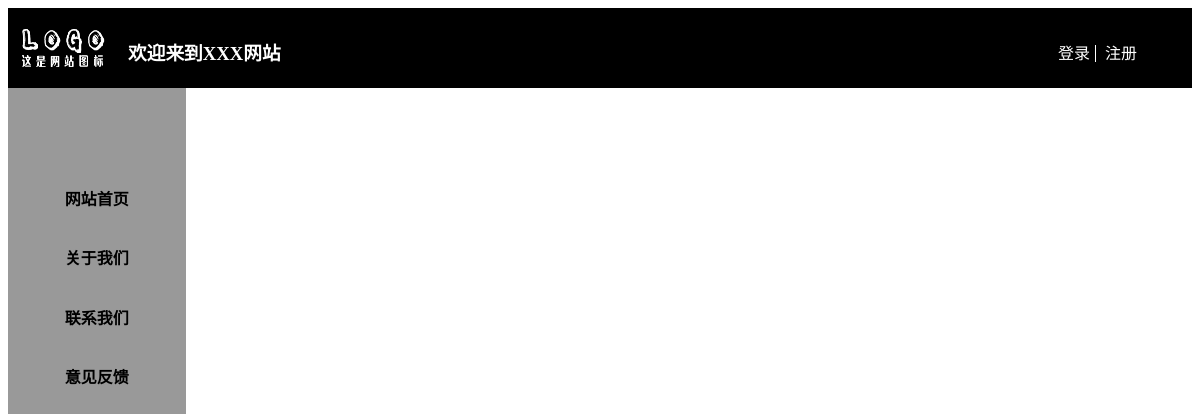
/blog/artcle, run on an earlier commit of the app's database.
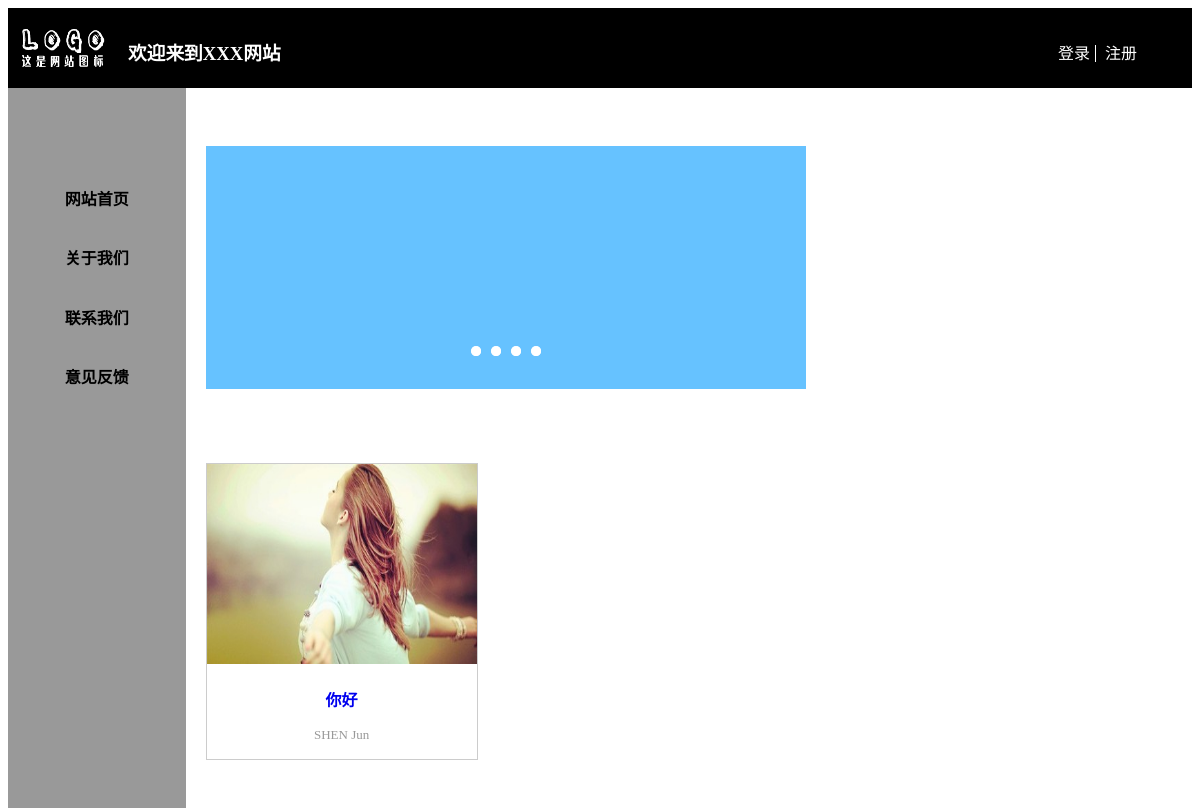
And on a later commit of the database.
### blog/models.py (models this page shows, shortened)
@python_2_unicode_compatible
class Article(models.Model):
    title = models.CharField(max_length=50)
    author = models.ForeignKey(Author)
    content = models.TextField()
    score = models.IntegerField()  # 文章的打分
    tags = models.ManyToManyField('Tag')

@python_2_unicode_compatible
class Author(models.Model):
    name = models.CharField(max_length=50)
    qq = models.CharField(max_length=10)
    addr = models.TextField()
    email = models.EmailField()
    def __str__(self):
        return self.name

### blog/views.py (the view)
class ArticleView(generic.ListView):
    template_name = 'blog/HomePage.html'
    context_object_name = 'article_list'
    def get_queryset(self):
        return Article.objects.order_by('title')[:5]

### blog/templates/blog/HomePage.html (shortened to what this page needs)
<!doctype html>
{% load staticfiles %}
<html>
<head>
<link rel="stylesheet" type="text/css" href="{% static 'blog/HomePage.css' %}"/>
</head>
<body>
<header>
  <img src="{%static 'blog/images/logo.png' %}" alt="logo"/>
  <h3>欢迎来到XXX网站</h3>
  <div id="reg">
    <span><a href="#">登录</a></span>
    <a href="#">注册</a>
  </div>
</header>
<div id="main">
  <nav>
    <ul>
      <li><a href="#">网站首页</a></li>
      <li><a href="#">关于我们</a></li>
      <li><a href="#">联系我们</a></li>
      <li><a href="#">意见反馈</a></li>
    </ul>
  </nav>
  {% if article_list %}
  <section>
    <div id="FocusImg">
      <img src="{%static 'blog/images/焦点图.png' %}" alt="焦点图">
    </div>
    {% for article in article_list %}
  <div class="responsive">
    <a href="{% url 'blog:detail' article.id %}">
    <div class="img">
        <img src="{% static 'blog/images/'%}{{forloop.counter}}.jpg" alt="1" width="300" height="200"/>
      <div class="desc">
        <p class="title">{{ article.title}}</p>
        <p class="brief">{{ article.author}}</p>
      </div>
    </div>
      {% endfor %}
    </a>
  </div>
  </section>
  {% endif %}
</div>
</body>
</html>

What changed in the data, as far as the page shows it:
added Article: title "你好", author "SHEN Jun"
